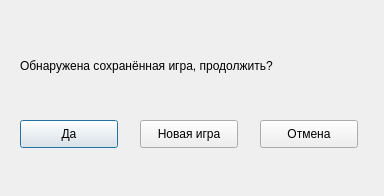
<?xml version="1.0" encoding="UTF-8"?>
<ui version="4.0">
 <class>continue_game</class>
 <widget class="QDialog" name="continue_game">
  <property name="geometry">
   <rect>
    <x>0</x>
    <y>0</y>
    <width>384</width>
    <height>196</height>
   </rect>
  </property>
  <property name="windowTitle">
   <string>Dialog</string>
  </property>
  <widget class="QLabel" name="label">
   <property name="geometry">
    <rect>
     <x>20</x>
     <y>30</y>
     <width>351</width>
     <height>71</height>
    </rect>
   </property>
   <property name="styleSheet">
    <string notr="true">font: 12pt &quot;Comic Sans MS&quot;;</string>
   </property>
   <property name="text">
    <string>Обнаружена сохранённая игра, продолжить?</string>
   </property>
   <property name="textFormat">
    <enum>Qt::AutoText</enum>
   </property>
   <property name="scaledContents">
    <bool>false</bool>
   </property>
  </widget>
  <widget class="QPushButton" name="continue_button">
   <property name="geometry">
    <rect>
     <x>20</x>
     <y>120</y>
     <width>98</width>
     <height>28</height>
    </rect>
   </property>
   <property name="sizePolicy">
    <sizepolicy hsizetype="Expanding" vsizetype="Expanding">
     <horstretch>0</horstretch>
     <verstretch>0</verstretch>
    </sizepolicy>
   </property>
   <property name="minimumSize">
    <size>
     <width>0</width>
     <height>0</height>
    </size>
   </property>
   <property name="sizeIncrement">
    <size>
     <width>0</width>
     <height>0</height>
    </size>
   </property>
   <property name="baseSize">
    <size>
     <width>0</width>
     <height>0</height>
    </size>
   </property>
   <property name="styleSheet">
    <string notr="true">QPushButton {
font: 8pt &quot;Comic Sans MS&quot;;
border-image: url(:/main/small_button.png);
}
QPushButton:pressed {
font: 8pt &quot;Comic Sans MS&quot;;
border-image: url(:/main/small_button_pressed.png);
}</string>
   </property>
   <property name="text">
    <string>Да</string>
   </property>
  </widget>
  <widget class="QPushButton" name="new_game_button">
   <property name="geometry">
    <rect>
     <x>140</x>
     <y>120</y>
     <width>98</width>
     <height>28</height>
    </rect>
   </property>
   <property name="sizePolicy">
    <sizepolicy hsizetype="Expanding" vsizetype="Expanding">
     <horstretch>0</horstretch>
     <verstretch>0</verstretch>
    </sizepolicy>
   </property>
   <property name="minimumSize">
    <size>
     <width>0</width>
     <height>0</height>
    </size>
   </property>
   <property name="sizeIncrement">
    <size>
     <width>0</width>
     <height>0</height>
    </size>
   </property>
   <property name="baseSize">
    <size>
     <width>0</width>
     <height>0</height>
    </size>
   </property>
   <property name="styleSheet">
    <string notr="true">QPushButton {
font: 8pt &quot;Comic Sans MS&quot;;
border-image: url(:/main/small_button.png);
}
QPushButton:pressed {
font: 8pt &quot;Comic Sans MS&quot;;
border-image: url(:/main/small_button_pressed.png);
}</string>
   </property>
   <property name="text">
    <string>Новая игра</string>
   </property>
  </widget>
  <widget class="QPushButton" name="cancel_button">
   <property name="geometry">
    <rect>
     <x>260</x>
     <y>120</y>
     <width>98</width>
     <height>28</height>
    </rect>
   </property>
   <property name="sizePolicy">
    <sizepolicy hsizetype="Expanding" vsizetype="Expanding">
     <horstretch>0</horstretch>
     <verstretch>0</verstretch>
    </sizepolicy>
   </property>
   <property name="minimumSize">
    <size>
     <width>0</width>
     <height>0</height>
    </size>
   </property>
   <property name="sizeIncrement">
    <size>
     <width>0</width>
     <height>0</height>
    </size>
   </property>
   <property name="baseSize">
    <size>
     <width>0</width>
     <height>0</height>
    </size>
   </property>
   <property name="styleSheet">
    <string notr="true">QPushButton {
font: 8pt &quot;Comic Sans MS&quot;;
border-image: url(:/main/small_button.png);
}
QPushButton:pressed {
font: 8pt &quot;Comic Sans MS&quot;;
border-image: url(:/main/small_button_pressed.png);
}</string>
   </property>
   <property name="text">
    <string>Отмена</string>
   </property>
  </widget>
 </widget>
 <resources>
  <include location="../res/res.qrc"/>
 </resources>
 <connections>
  <connection>
   <sender>cancel_button</sender>
   <signal>clicked()</signal>
   <receiver>continue_game</receiver>
   <slot>reject()</slot>
   <hints>
    <hint type="sourcelabel">
     <x>308</x>
     <y>133</y>
    </hint>
    <hint type="destinationlabel">
     <x>191</x>
     <y>97</y>
    </hint>
   </hints>
  </connection>
 </connections>
</ui>
